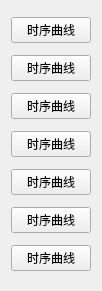
     <widget class="QWidget" name="layoutWidget">
      <property name="geometry">
       <rect>
        <x>640</x>
        <y>70</y>
        <width>81</width>
        <height>291</height>
       </rect>
      </property>
      <layout class="QVBoxLayout" name="verticalLayout_32">
       <item>
        <widget class="QPushButton" name="pushButton_2">
         <property name="text">
          <string>时序曲线</string>
         </property>
        </widget>
       </item>
       <item>
        <widget class="QPushButton" name="pushButton_3">
         <property name="text">
          <string>时序曲线</string>
         </property>
        </widget>
       </item>
       <item>
        <widget class="QPushButton" name="pushButton_4">
         <property name="text">
          <string>时序曲线</string>
         </property>
        </widget>
       </item>
       <item>
        <widget class="QPushButton" name="pushButton_5">
         <property name="text">
          <string>时序曲线</string>
         </property>
        </widget>
       </item>
       <item>
        <widget class="QPushButton" name="pushButton_6">
         <property name="text">
          <string>时序曲线</string>
         </property>
        </widget>
       </item>
       <item>
        <widget class="QPushButton" name="pushButton_7">
         <property name="text">
          <string>时序曲线</string>
         </property>
        </widget>
       </item>
       <item>
        <widget class="QPushButton" name="pushButton_11">
         <property name="text">
          <string>时序曲线</string>
         </property>
        </widget>
       </item>
      </layout>
     </widget>
